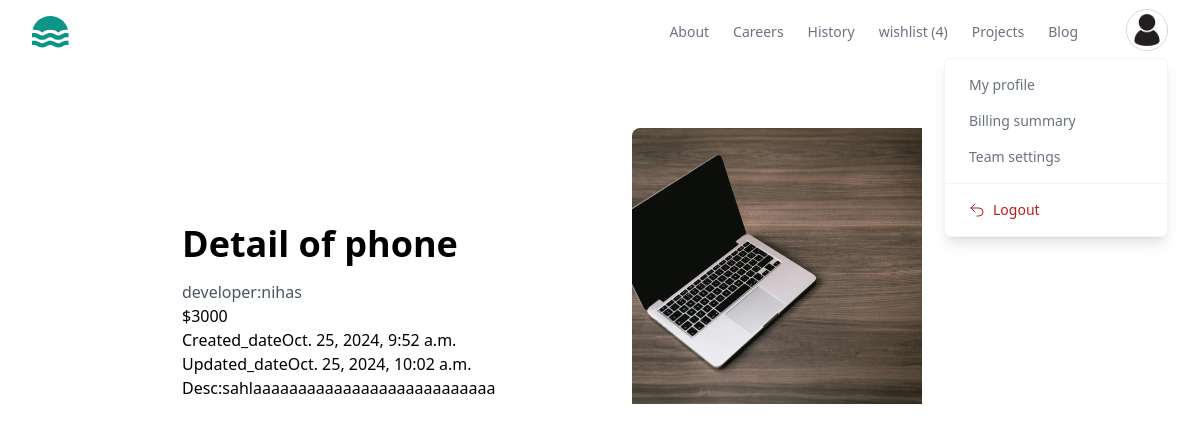
The page /project/27/detail (signed in) on the database as committed earlier.
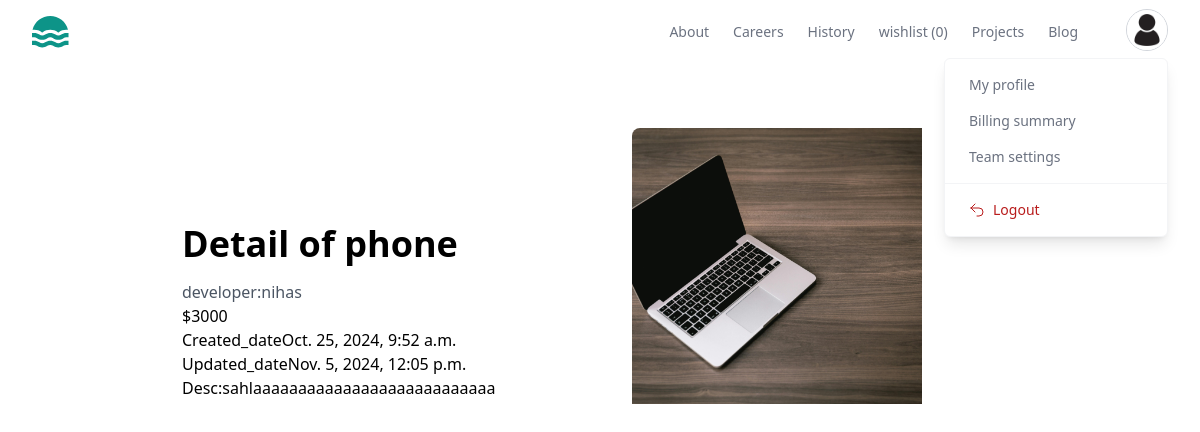
The same page on the database as committed later.
### store/models.py (models this page shows)
class BaseModel(models.Model):
    created_date=models.DateTimeField(auto_now_add=True)
    updated_date=models.DateTimeField(auto_now=True)
    is_active=models.BooleanField(default=True)

### store/views.py (the view)
# urls.py: path('project/<int:pk>/detail',views.ProjectDetailView.as_view(),name='project-detail'),
@method_decorator(decs,name="dispatch")
class ProjectDetailView(View):
    template_name="project_detail.html"
    def get(self,request,*args,**kwargs):
        id=kwargs.get("pk")
        qs=Project.objects.get(id=id)
        return render(request,self.template_name,{"data":qs})

### store/context_proccessors.py (called while the page is built)
def wishlist_item_count(request):
    count=0
    if request.user.is_authenticated:
        count=request.user.basket.basket_item.filter(is_order_placed=False).count()
    return{"cartitem_count":count}

### store/templates/project_detail.html (shortened to what this page needs)
{%extends 'base.html'%}
{%load embed_video_tags%}
{%block main_block%}
<div class="w-3/4 mx-auto">
    <section>
        <div class="mx-auto max-w-screen-xl px-4 py-8 sm:px-6 sm:py-12 lg:px-8 lg:py-16">
          <div class="grid grid-cols-1 gap-8 lg:grid-cols-2 lg:gap-16">
            <div class="relative h-64 overflow-hidden rounded-lg sm:h-80 lg:order-last lg:h-full">
              <img
                alt=""
                src="{{data.preview_image.url}} "
                class="absolute inset-0 h-3/4 w-3/4 object-cover "
              />
            </div>
            <div class="lg:py-24">
              <h2 class="text-3xl font-bold sm:text-4xl">Detail of {{data.title}}</h2>
              <p class="mt-4 text-gray-600">
                developer:{{data.developer}}
              </p>
              <p >${{data.price}}</p>
              <p >Created_date{{data.created_date}}</p>
              <p>Updated_date{{data.updated_date}}</p>
              <p>Desc:{{data.description}}</p>
            </div>
          </div>
        </div>
      </section>
</div>
{%endblock%}

### store/templates/base.html (shortened to what the changed rows need)
<!DOCTYPE html>
<html lang="en">
<head>
    <script src="https://cdn.tailwindcss.com"></script>
</head>
<body>
    <header class="bg-white">
        <div class="mx-auto max-w-screen-xl px-4 sm:px-6 lg:px-8">
          <div class="flex h-16 items-center justify-between">
            <div class="md:flex md:items-center md:gap-12">
              <nav aria-label="Global" class="hidden md:block">
                <ul class="flex items-center gap-6 text-sm">
                  <li>
                    <a class="text-gray-500 transition hover:text-gray-500/75" href="{%url 'mywish'%}"> wishlist ({{cartitem_count}})</a>
                  </li>
                </ul>
              </nav>
            </div>
          </div>
        </div>
      </header>
     {%block main_block%}
     {%endblock%}
</body>
</html>

Rows that differ between the two databases and show on the page:
changed BaseModel: updated_date "Oct. 25, 2024, 10:02 a.m." → "Nov. 5, 2024, 12:05 p.m."
Other text that changed with them:
{{ cartitem_count }}: "4" → "0"
